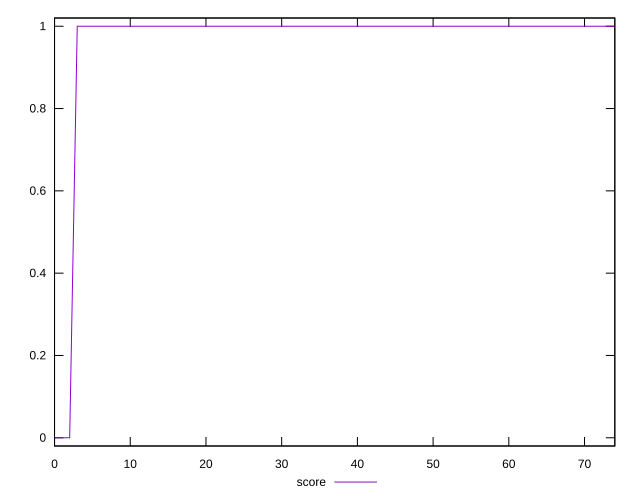

Write gnuplot code to recreate this figure.
reset

$score <<EOF
0 0
1 0
2 0
3 1
4 1
5 1
6 1
7 1
8 1
9 1
10 1
11 1
12 1
13 1
14 1
15 1
16 1
17 1
18 1
19 1
20 1
21 1
22 1
23 1
24 1
25 1
26 1
27 1
28 1
29 1
30 1
31 1
32 1
33 1
34 1
35 1
36 1
37 1
38 1
39 1
40 1
41 1
42 1
43 1
44 1
45 1
46 1
47 1
48 1
49 1
50 1
51 1
52 1
53 1
54 1
55 1
56 1
57 1
58 1
59 1
60 1
61 1
62 1
63 1
64 1
65 1
66 1
67 1
68 1
69 1
70 1
71 1
72 1
73 1
74 1
EOF

set key outside below
set xrange [0:74]
set yrange [-0.02:1.02]
set trange [-0.02:1.02]
set terminal svg size 640, 500 enhanced background rgb 'white'
set output "report/report_00029_2021-02-24T13-36-40.390Z/third-party-summary/samples/card/score/sorted.svg"

plot $score title "score" with line

reset
